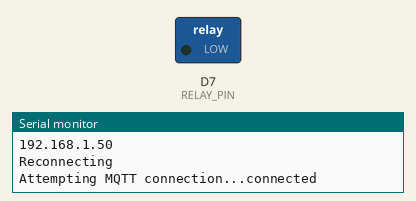
A sketch run on a simulated ESP8266 (NodeMCU). Shown: switched loads named in the sketch (green lamp = pin HIGH), the last lines printed to the serial monitor. WiFi joins after 1.5 s; servers stay silent unless stated; no MQTT or app messages arrive unless stated.

Above: at 6.2 s.
At 15.0 s:
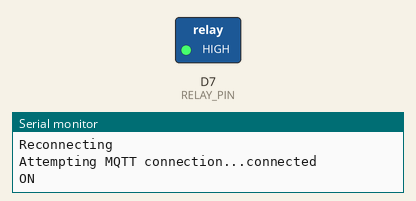
Timing chart, 0 to 28.5 s (numbered marks = the images above):
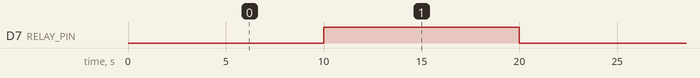

Measured:
- by itself, D7 (RELAY_PIN): alternates HIGH for 10.0 s and LOW for 10.0 s

The sketch:

waterPumpRelay.ino
```cpp
#include <ESP8266WiFi.h>
#include <PubSubClient.h>

const char* ssid = "***";
const char* password = "***";
const char* mqtt_server = "***";

// MQTT Def
#define clientId "WaterPumpRelay"
#define relay_topic "prometheus/job/ESP8266/instance/raisedBed/Pump"

WiFiClient espClient;
PubSubClient client(espClient);


const int RELAY_PIN = D7;
volatile byte relayState = LOW;

unsigned long time_now = 0;
int timeBetweenMeasurements = 10000;

void setup_wifi() {
  delay(10);
  // We start by connecting to a WiFi network
  Serial.println();
  Serial.print("Connecting to ");
  Serial.println(ssid);

  WiFi.mode(WIFI_STA);
  WiFi.begin(ssid, password);

  while (WiFi.status() != WL_CONNECTED) {
    delay(500);
    Serial.print(".");
  }

  randomSeed(micros());

  Serial.println("");
  Serial.println("WiFi connected");
  Serial.println("IP address: ");
  Serial.println(WiFi.localIP());
  delay(1000);
}


void setup() {
  Serial.begin(9600);
  pinMode(RELAY_PIN, OUTPUT);
  digitalWrite(RELAY_PIN, LOW);
  setup_wifi();
  client.setServer(mqtt_server, 1883);

}

void reconnect() {
  // Loop until we're reconnected
  while (!client.connected()) {
    Serial.print("Attempting MQTT connection...");
    // Create a random client ID

    // Attempt to connect
    if (client.connect(clientId)) {
      Serial.println("connected");
      // Once connected, publish an announcement...
      client.publish("sensors", clientId);
    } else {
      Serial.print("failed, rc=");
      Serial.print(client.state());
      Serial.println(" try again in 5 seconds");
      // Wait 5 seconds before retrying
      delay(5000);
    }
  }
}

void loop() {
  if (!client.connected()) {
    Serial.println("Reconnecting");
    reconnect();
  }
  client.loop();

  if((unsigned long)(millis() - time_now) > timeBetweenMeasurements) {
    time_now = millis();
    if(relayState == LOW){
      relayState = HIGH;
      digitalWrite(RELAY_PIN, relayState);
      Serial.println("ON");
      client.publish(relay_topic, "0", true);
    } else if(relayState == HIGH){
      relayState = LOW;
      digitalWrite(RELAY_PIN, relayState);
      client.publish(relay_topic, "1", true);
      Serial.println("OFF");
    }
  }


}
```
